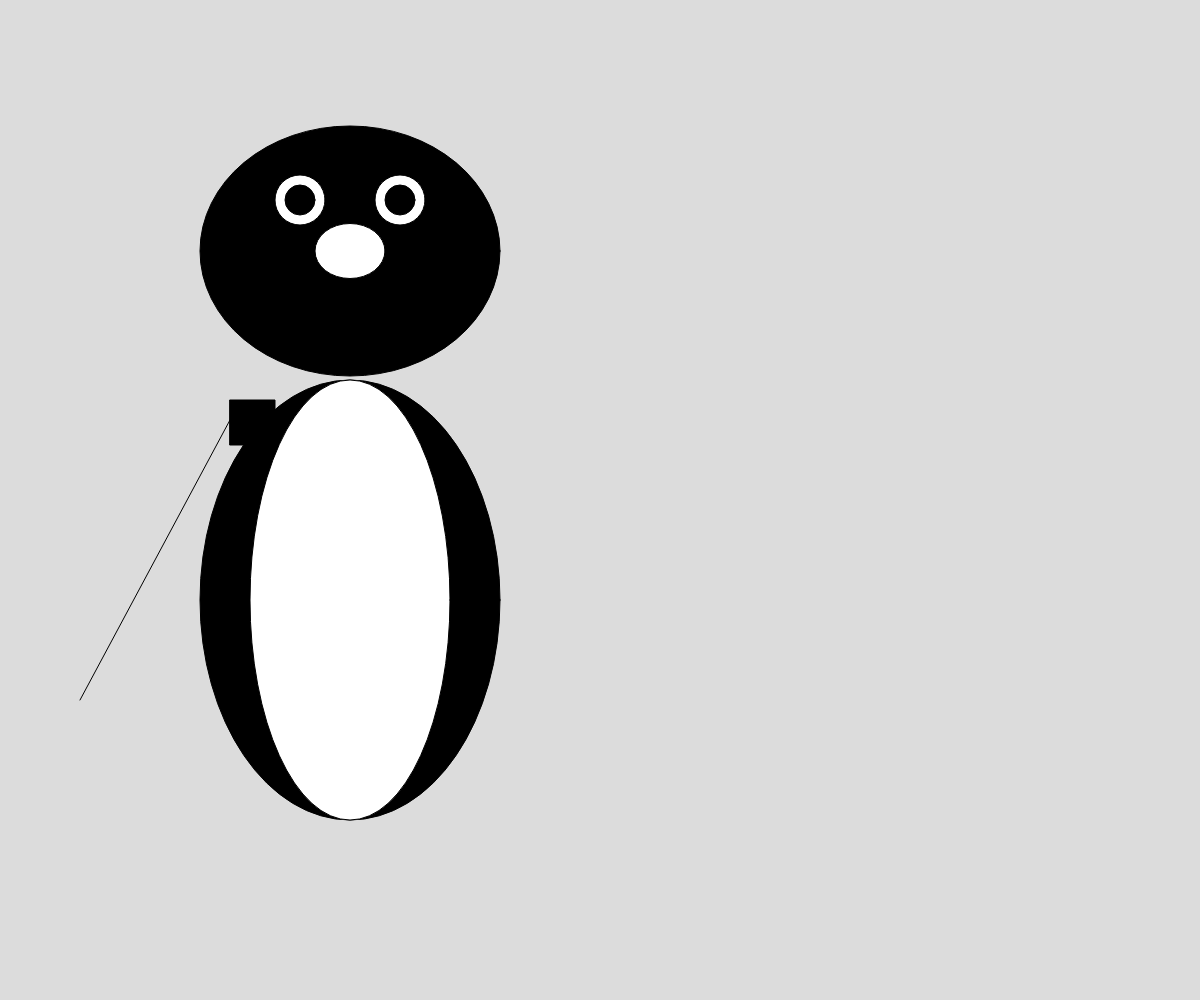
Frame 1 (no input)
Frame 60 (no input): identical to frame 1, image omitted
Frame 120 (the mouse pressed at the canvas centre since frame 60): identical to frame 1, image omitted

The p5.js sketch that drew this single still picture (run headless with seeded random() and noise() and a simulated clock; from frame 60 on, the mouse is pressed at the canvas centre):

// p5.js sketch
// ── sketch.js
// Project Title
// Your Name
// Date
//
// Extra for Experts:
// - describe what you did to take this project "above and beyond"


function setup() {
  createCanvas(windowWidth, windowHeight);
}

function draw() {
  background(220);
  fill(0)
  ellipse(350,600,300,440 )
  fill(255)
 ellipse(350,600,200,440 )
 fill(0)
 ellipse(350,251,300,250 )
 fill(255)
 ellipse( 350,251,70,55)
 circle (300,200, 50)
 circle(400,200,50)
 fill (0)
 circle(300,200,30)
 circle(400,200,30)
 rect (230,400,45,45)
 line (230,420,80,700)
}  
